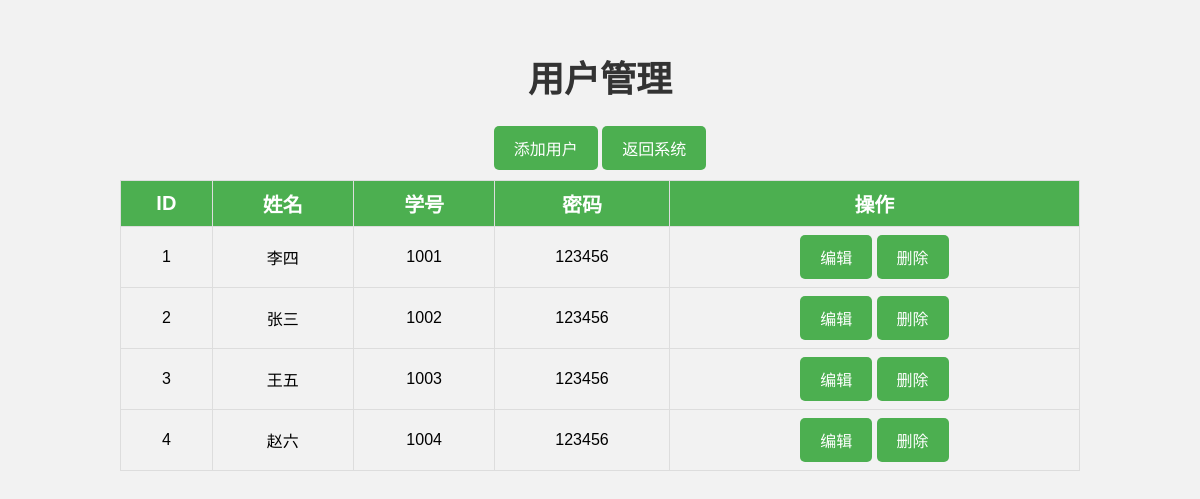
/php/admin/user.php (signed in), run on the app's committed database.
### tables this page shows
CREATE TABLE `users`  (
  `id` int(11) NOT NULL AUTO_INCREMENT,
  `name` varchar(255) NULL DEFAULT NULL,
  `stuno` varchar(255) NULL DEFAULT NULL,
  `password` varchar(255) NULL DEFAULT NULL,
  PRIMARY KEY (`id`) USING BTREE
);

### php/admin/user.php (the view, shortened to what this page needs)
<!DOCTYPE html>
<html>
<head>
</head>
<body>
    <h1>用户管理</h1>
    <div class="add">
        <a href="user_add.php">添加用户</a>
        <a href="home.php"> 返回系统</a>
    </div>
    <table border="1">
        <tr>
            <th>ID</th>
            <th>姓名</th>
            <th>学号</th>
            <th>密码</th>
            <th>操作</th>
        </tr>
        <?php
        include('../config.php');
        $sql = "SELECT * FROM users";
        $result = mysqli_query($con, $sql);
        while ($row = mysqli_fetch_assoc($result)) {
            echo "<tr>";
            echo "<td>" . $row["id"] . "</td>";
            echo "<td>" . $row["name"] . "</td>";
            echo "<td>" . $row["stuno"] . "</td>";
            echo "<td>" . $row["password"] . "</td>";
            echo "<td><a href='user_edit.php?id=" . $row["id"] . "'>编辑</a> <a href='user_delect.php?id=" . $row["id"] . "'>删除</a></td>";
            echo "</tr>";
        }
        ?>
    </table>
</body>
</html>

### php/admin/user.php (style rules this page uses)
body { background-color: #f2f2f2; font-family: Arial, sans-serif; margin: 0; padding: 0; text-align: center; }
h1 { color: #333; font-size: 36px; margin-top: 50px; }
table { border-collapse: collapse; margin: auto; width: 80%; }
th, td { border: 1px solid #ddd; padding: 8px; text-align: left; text-align: center; }
th { background-color: #4CAF50; color: white; font-size: 20px; font-weight: bold; text-align: center; }
tr:nth-child(even) { background-color: #f2f2f2; }
a { color: #fff; background-color: #4CAF50; border-radius: 5px; display: inline-block; font-size: 16px; padding: 10px 20px; text-decoration: none; transition: background-color 0.3s ease; }
.add { margin: 10px 0; }

### data on the page
users: id "1", name "李四", stuno "1001", password "123456"
users: id "2", name "张三", stuno "1002", password "123456"
users: id "3", name "王五", stuno "1003", password "123456"
users: id "4", name "赵六", stuno "1004", password "123456"
